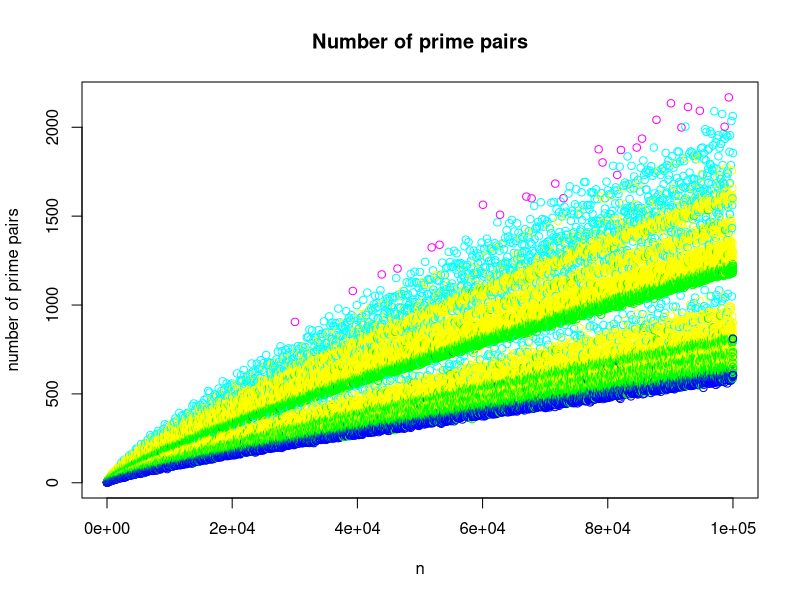
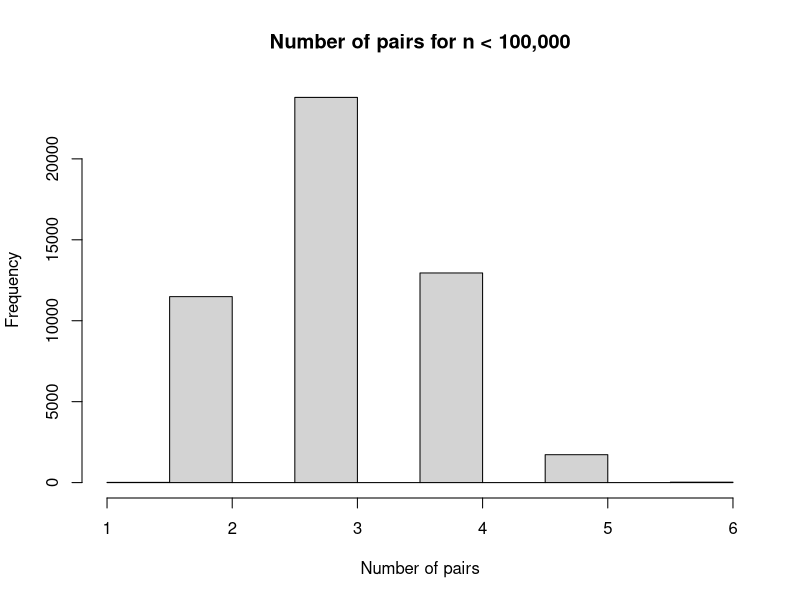

The R source for these figures, in order:
## ---- chunk 1
prime.pair.count <- read.csv("./data/triples100000.csv")
colnames(prime.pair.count) <- c("n", "count", "divisors")
plot(
    prime.pair.count$n, prime.pair.count$count, 
    col=c("red","blue", "green", "yellow", "cyan", "magenta")[prime.pair.count$divisors], 
    main="Number of prime pairs", xlab="n", ylab="number of prime pairs")
## ---- chunk 2
table(prime.pair.count$divisors)
hist(
    prime.pair.count$divisors, main="Number of pairs for n < 100,000", 
    xlab="Number of pairs")
